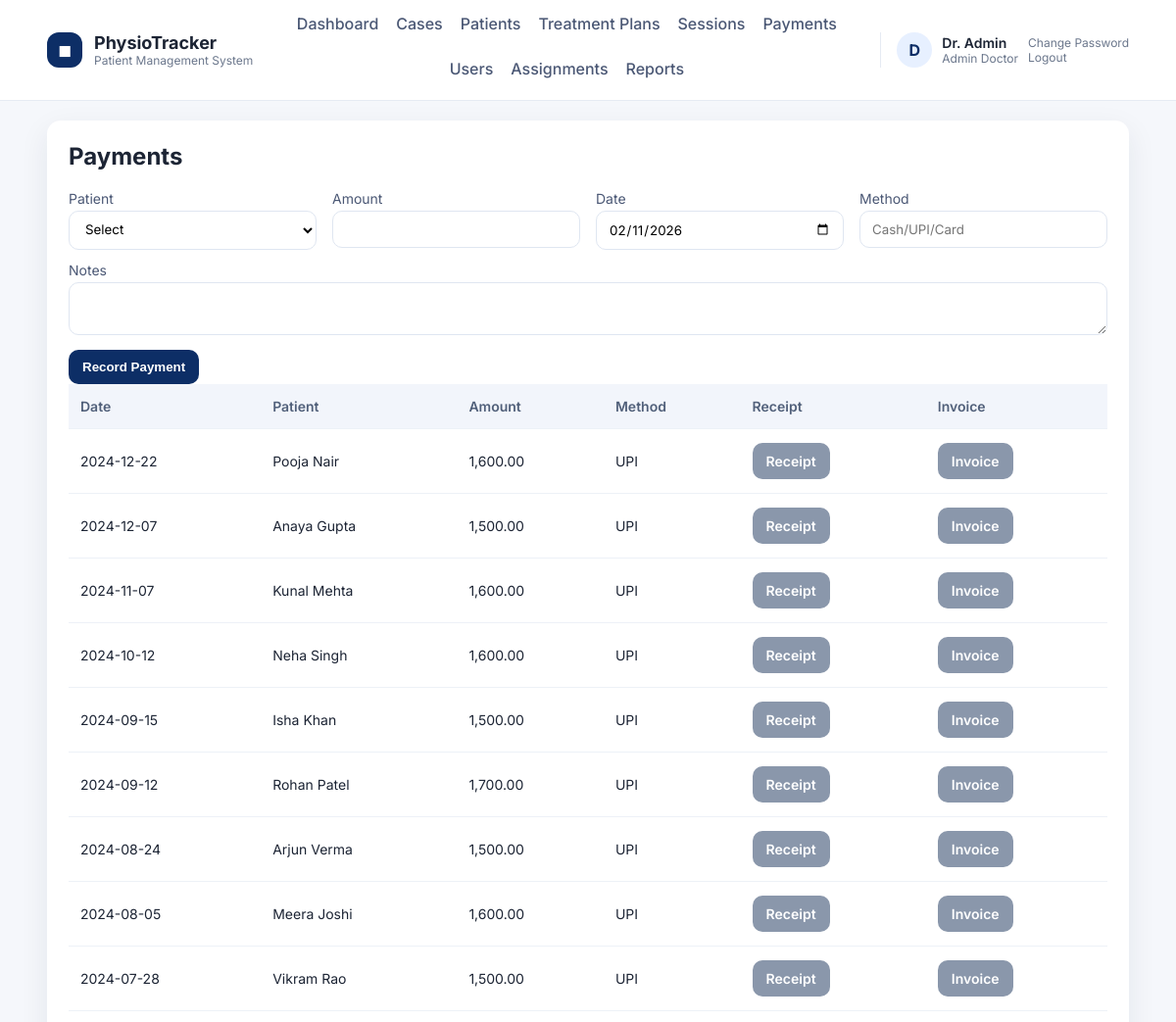
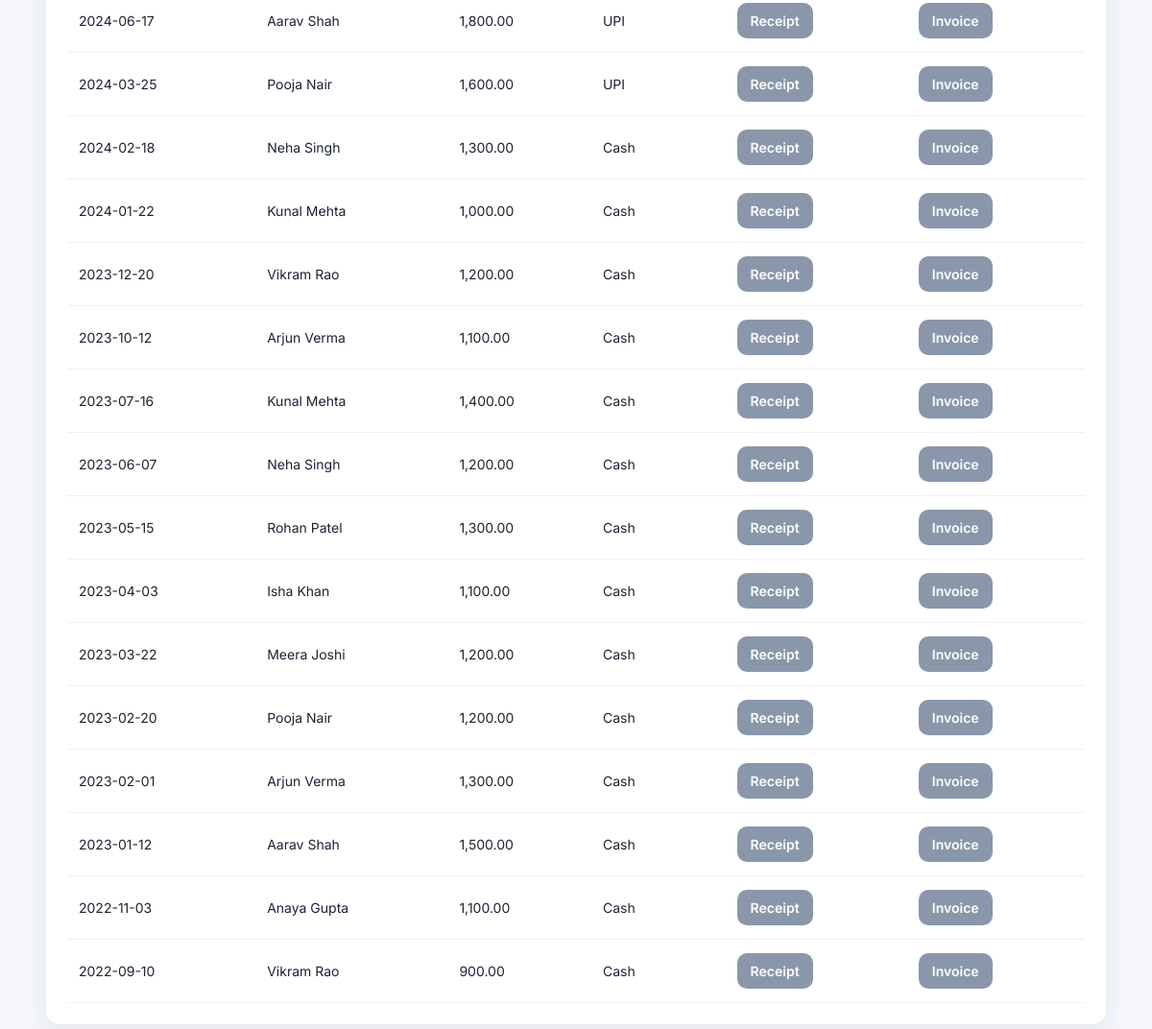
/admin/payments.php (signed in), run on the app's committed database (2 pictures, top to bottom).
### tables this page shows
CREATE TABLE users (
    id INT AUTO_INCREMENT PRIMARY KEY,
    role ENUM('admin_doctor','sub_doctor','receptionist','patient') NOT NULL,
    name VARCHAR(120) NOT NULL,
    email VARCHAR(180) NOT NULL UNIQUE,
    password_hash VARCHAR(255) NOT NULL,
    security_question VARCHAR(255) NOT NULL,
    security_answer_hash VARCHAR(255) NOT NULL,
    active TINYINT(1) NOT NULL DEFAULT 1,
    can_view_reports TINYINT(1) NOT NULL DEFAULT 1,
    created_at TIMESTAMP DEFAULT CURRENT_TIMESTAMP
);

CREATE TABLE payments (
    id INT AUTO_INCREMENT PRIMARY KEY,
    patient_id INT NOT NULL,
    case_id INT NULL,
    amount DECIMAL(10,2) NOT NULL,
    payment_date DATE NOT NULL,
    method VARCHAR(50),
    notes TEXT,
    receipt_no VARCHAR(50),
    created_by INT NULL,
    created_at TIMESTAMP DEFAULT CURRENT_TIMESTAMP,
    FOREIGN KEY (patient_id) REFERENCES patients(id) ON DELETE CASCADE,
    FOREIGN KEY (case_id) REFERENCES patient_cases(id) ON DELETE SET NULL
);

CREATE TABLE patients (
    id INT AUTO_INCREMENT PRIMARY KEY,
    user_id INT NULL,
    first_name VARCHAR(80) NOT NULL,
    last_name VARCHAR(80) NOT NULL,
    age INT NULL,
    gender VARCHAR(20),
    dob DATE NULL,
    occupation VARCHAR(120),
    assessment_date DATE NULL,
    dominance VARCHAR(50),
    condition_duration VARCHAR(100),
    phone VARCHAR(40),
    address VARCHAR(255),
    emergency_contact VARCHAR(120),
    chief_complain TEXT,
    history_present_illness TEXT,
    past_medical_history TEXT,
    surgical_history TEXT,
    family_history TEXT,
    socio_economic_status TEXT,
    observation_built TEXT,
    observation_attitude_limb TEXT,
    observation_posture TEXT,
    observation_deformity TEXT,
    aids_applications TEXT,
    gait TEXT,
    palpation_tenderness TEXT,
    palpation_oedema VARCHAR(50),
    palpation_warmth TEXT,
    palpation_crepitus TEXT,
    examination_rom TEXT,
    muscle_power TEXT,
    muscle_bulk TEXT,
    ligament_instability TEXT,
    pain_type TEXT,
    pain_site TEXT,
    pain_nature TEXT,
    pain_aggravating_factor TEXT,
    pain_relieving_factor TEXT,
    pain_measurement TINYINT NULL,
    gait_assessment TEXT,
    diagnosis TEXT,
    treatment_goals TEXT,
    created_by INT NULL,
    created_at TIMESTAMP DEFAULT CURRENT_TIMESTAMP,
    FOREIGN KEY (user_id) REFERENCES users(id) ON DELETE SET NULL
);

### db.php (called while the page is built, shortened)
<?php
function db(): PDO
{
    static $pdo = null;
    if ($pdo === null) {
        $dsn = 'mysql:host=' . DB_HOST . ';dbname=' . DB_NAME . ';charset=utf8mb4';
        $pdo = new PDO($dsn, DB_USER, DB_PASS, [
            PDO::ATTR_ERRMODE => PDO::ERRMODE_EXCEPTION,
            PDO::ATTR_DEFAULT_FETCH_MODE => PDO::FETCH_ASSOC,
        ]);
    }
    return $pdo;
}

### auth.php (called while the page is built, shortened)
<?php
require_once __DIR__ . '/db.php';
require_once __DIR__ . '/helpers.php';
function current_user(): ?array
{
    $stmt = db()->prepare('SELECT * FROM users WHERE id = ?');
    $stmt->execute([$_SESSION['user_id']]);
    $user = $stmt->fetch();
    return $user ?: null;
}

### helpers.php (called while the page is built, shortened)
<?php
require_once __DIR__ . '/db.php';
function e(string $value): string
{
    return htmlspecialchars($value, ENT_QUOTES, 'UTF-8');
}
function current_date(): string
{
    return date('Y-m-d');
}
function format_money($amount): string
{
    return number_format((float) $amount, 2);
}

### admin/payments.php (the view, shortened to what this page needs)
<?php
require_once __DIR__ . '/../auth.php';
require_once __DIR__ . '/../helpers.php';
$pdo = db();
$query = 'SELECT pay.*, p.first_name, p.last_name FROM payments pay JOIN patients p ON p.id = pay.patient_id';
$params = [];
$query .= ' ORDER BY pay.payment_date DESC';
$stmt = $pdo->prepare($query);
$stmt->execute($params);
$payments = $stmt->fetchAll();
require __DIR__ . '/../layout/header.php';
?>
<h2>Payments</h2>
<form method="post">
    <div class="grid">
        <label>Patient
            <select name="patient_id" required>
                <option value="">Select</option>
            </select>
        </label>
        <label>Amount
            <input type="number" step="0.01" name="amount" required>
        </label>
        <label>Date
            <input type="date" name="payment_date" value="<?php echo current_date(); ?>">
        </label>
        <label>Method
            <input name="method" placeholder="Cash/UPI/Card">
        </label>
    </div>
    <label>Notes
        <textarea name="notes" rows="2"></textarea>
    </label>
    <button class="btn" type="submit">Record Payment</button>
</form>
<table>
    <thead><tr><th>Date</th><th>Patient</th><th>Amount</th><th>Method</th><th>Receipt</th><th>Invoice</th></tr></thead>
    <tbody>
    <?php foreach ($payments as $pay): ?>
        <tr>
            <td><?php echo e($pay['payment_date']); ?></td>
            <td><?php echo e($pay['first_name'] . ' ' . $pay['last_name']); ?></td>
            <td><?php echo format_money($pay['amount']); ?></td>
            <td><?php echo e($pay['method']); ?></td>
            <td><a class="btn secondary" href="../receipt.php?id=<?php echo $pay['id']; ?>">Receipt</a></td>
            <td><a class="btn secondary" href="../invoice.php?id=<?php echo $pay['id']; ?>">Invoice</a></td>
        </tr>
    <?php endforeach; ?>
    </tbody>
</table>
<?php require __DIR__ . '/../layout/footer.php'; ?>

### layout/header.php (shortened to what this page needs)
<?php
require_once __DIR__ . '/../auth.php';
require_once __DIR__ . '/../helpers.php';
$user = current_user();
$role = $user['role'] ?? '';
$menu = [];
if ($user) {
    if ($role === 'admin_doctor') {
        $menu = [
            'Dashboard' => 'admin/dashboard.php',
            'Cases' => 'admin/cases.php',
            'Patients' => 'admin/patients.php',
            'Treatment Plans' => 'admin/treatment_plans.php',
            'Sessions' => 'admin/sessions.php',
            'Payments' => 'admin/payments.php',
            'Users' => 'admin/users.php',
            'Assignments' => 'admin/assignments.php',
        ];
        if ((int) $user['can_view_reports'] === 1) {
            $menu['Reports'] = 'admin/reports.php';
        }
    } elseif ($role === 'sub_doctor') {
        $menu = [
            'Dashboard' => 'subdoctor/dashboard.php',
            'Assigned Patients' => 'subdoctor/patients.php',
            'Session Notes' => 'subdoctor/sessions.php',
        ];
    } elseif ($role === 'receptionist') {
        $menu = [
            'Dashboard' => 'receptionist/dashboard.php',
            'Register Patients' => 'receptionist/patients.php',
            'Payments' => 'receptionist/payments.php',
        ];
    }
}
?>
<!doctype html>
<html>
<head>
    <?php $cssVersion = @filemtime(__DIR__ . '/../assets/style.css') ?: time(); ?>
    <link rel="stylesheet" href="<?php echo BASE_URL; ?>assets/style.css?v=<?php echo $cssVersion; ?>">
</head>
<body>
<header class="site-header">
    <div class="header-inner">
        <div class="brand">
            <div class="brand-mark">◼︎</div>
            <div>
                <div class="brand-title">PhysioTracker</div>
                <div class="brand-subtitle">Patient Management System</div>
            </div>
        </div>
        <nav class="main-nav">
            <?php if ($user): ?>
                <?php foreach ($menu as $label => $path): ?>
                    <a href="<?php echo BASE_URL . $path; ?>"><?php echo e($label); ?></a>
                <?php endforeach; ?>
            <?php else: ?>
                <a href="<?php echo BASE_URL; ?>login.php">Login</a>
            <?php endif; ?>
        </nav>
        <?php if ($user): ?>
            <div class="user-chip">
                <div class="user-avatar"><?php echo e(strtoupper(substr($user['name'], 0, 1))); ?></div>
                <div>
                    <div class="user-name"><?php echo e($user['name']); ?></div>
                    <div class="user-role"><?php echo e(str_replace('_', ' ', $role)); ?></div>
                </div>
                <div class="user-actions">
                    <a href="<?php echo BASE_URL; ?>change_password.php">Change Password</a>
                    <a href="<?php echo BASE_URL; ?>logout.php">Logout</a>
                </div>
            </div>
        <?php endif; ?>
    </div>
</header>
<main class="page">
    <div class="container">

### assets/style.css (style rules this page uses)
:root { --bg: #f5f7fb; --card: #ffffff; --text: #1c2434; --muted: #6b778c; --primary: #0d2e66; --primary-100: #e7f0ff; --border: #e6ebf3; --shadow: 0 10px 30px rgba(23, 36, 58, 0.08); --radius: 14px; }
* { box-sizing: border-box; }
body { font-family: "Inter", Arial, sans-serif; margin: 0; background: var(--bg); color: var(--text); }
a { color: inherit; }
.site-header { background: #ffffff; border-bottom: 1px solid var(--border); position: sticky; top: 0; z-index: 20; }
.header-inner { width: 92%; max-width: 1280px; margin: 0 auto; display: flex; align-items: center; justify-content: space-between; gap: 18px; padding: 14px 0; flex-wrap: wrap; }
.brand { display: flex; align-items: center; gap: 12px; }
.brand-mark { background: var(--primary); color: #fff; width: 36px; height: 36px; display: grid; place-items: center; border-radius: 12px; font-weight: 700; }
.brand-title { font-weight: 700; font-size: 18px; }
.brand-subtitle { font-size: 12px; color: var(--muted); }
.main-nav { display: flex; gap: 18px; flex-wrap: wrap; justify-content: center; flex: 1; }
.main-nav a { text-decoration: none; font-weight: 500; color: #4b5875; padding-bottom: 6px; border-bottom: 2px solid transparent; }
.user-chip { display: flex; align-items: center; gap: 10px; border-left: 1px solid var(--border); padding-left: 16px; }
.user-avatar { width: 36px; height: 36px; border-radius: 50%; background: var(--primary-100); display: grid; place-items: center; font-weight: 700; color: var(--primary); }
.user-name { font-weight: 600; font-size: 14px; }
.user-role { font-size: 12px; color: var(--muted); text-transform: capitalize; }
.user-actions a { display: block; font-size: 12px; color: var(--muted); text-decoration: none; }
.page { padding: 20px 0 40px; }
.container { width: 92%; max-width: 1280px; margin: 0 auto; background: var(--card); padding: 22px; border-radius: var(--radius); box-shadow: var(--shadow); }
h2 { margin-top: 0; color: var(--text); }
.grid { display: grid; grid-template-columns: repeat(1, minmax(0, 1fr)); gap: 16px; }
table { width: 100%; border-collapse: collapse; }
th, td { border-bottom: 1px solid #edf1f7; padding: 14px 12px; text-align: left; font-size: 14px; }
th { background: #f2f5fb; color: #51607a; font-weight: 600; }
.btn { display: inline-flex; align-items: center; justify-content: center; padding: 10px 14px; background: var(--primary); color: #fff; text-decoration: none; border-radius: 10px; border: 0; cursor: pointer; font-weight: 600; white-space: nowrap; }
.btn.secondary { background: #8a97ab; }
input, select, textarea { width: 100%; padding: 10px 12px; margin-top: 4px; border: 1px solid #dfe6f1; border-radius: 10px; background: #fff; font-family: inherit; }
label { display: block; margin-bottom: 12px; font-size: 14px; color: #4b5875; }
@media (min-width: 640px) { .grid { grid-template-columns: repeat(2, minmax(0, 1fr)); } }
@media (min-width: 768px) { .grid { grid-template-columns: repeat(4, minmax(0, 1fr)); } }

### data on the page
users: name "D", name "Dr. Admin", role "Admin Doctor"
payments: payment_date "2024-12-22", patient.last_name "Pooja Nair", amount "1,600.00", method "UPI"
payments: payment_date "2024-12-07", patient.last_name "Anaya Gupta", amount "1,500.00", method "UPI"
payments: payment_date "2024-11-07", patient.last_name "Kunal Mehta", amount "1,600.00", method "UPI"
payments: payment_date "2024-10-12", patient.last_name "Neha Singh", amount "1,600.00", method "UPI"
payments: payment_date "2024-09-15", patient.last_name "Isha Khan", amount "1,500.00", method "UPI"
payments: payment_date "2024-09-12", patient.last_name "Rohan Patel", amount "1,700.00", method "UPI"
payments: payment_date "2024-08-24", patient.last_name "Arjun Verma", amount "1,500.00", method "UPI"
payments: payment_date "2024-08-05", patient.last_name "Meera Joshi", amount "1,600.00", method "UPI"
payments: payment_date "2024-07-28", patient.last_name "Vikram Rao", amount "1,500.00", method "UPI"
payments: payment_date "2024-06-17", patient.last_name "Aarav Shah", amount "1,800.00", method "UPI"
payments: payment_date "2024-03-25", patient.last_name "Pooja Nair", amount "1,600.00", method "UPI"
payments: payment_date "2024-02-18", patient.last_name "Neha Singh", amount "1,300.00", method "Cash"
payments: payment_date "2024-01-22", patient.last_name "Kunal Mehta", amount "1,000.00", method "Cash"
payments: payment_date "2023-12-20", patient.last_name "Vikram Rao", amount "1,200.00", method "Cash"
payments: payment_date "2023-10-12", patient.last_name "Arjun Verma", amount "1,100.00", method "Cash"
payments: payment_date "2023-07-16", patient.last_name "Kunal Mehta", amount "1,400.00", method "Cash"
payments: payment_date "2023-06-07", patient.last_name "Neha Singh", amount "1,200.00", method "Cash"
payments: payment_date "2023-05-15", patient.last_name "Rohan Patel", amount "1,300.00", method "Cash"
payments: payment_date "2023-04-03", patient.last_name "Isha Khan", amount "1,100.00", method "Cash"
payments: payment_date "2023-03-22", patient.last_name "Meera Joshi", amount "1,200.00", method "Cash"
payments: payment_date "2023-02-20", patient.last_name "Pooja Nair", amount "1,200.00", method "Cash"
payments: payment_date "2023-02-01", patient.last_name "Arjun Verma", amount "1,300.00", method "Cash"
payments: payment_date "2023-01-12", patient.last_name "Aarav Shah", amount "1,500.00", method "Cash"
payments: payment_date "2022-11-03", patient.last_name "Anaya Gupta", amount "1,100.00", method "Cash"
payments: payment_date "2022-09-10", patient.last_name "Vikram Rao", amount "900.00", method "Cash"

### other printed values
$label "Dashboard"
$label "Cases"
$label "Patients"
$label "Treatment Plans"
$label "Sessions"
$label "Payments"
$label "Users"
$label "Assignments"
$label "Reports"
